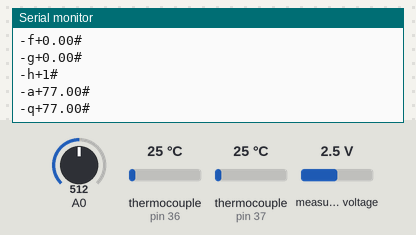
A sketch run on a simulated Arduino Uno, built with avr-gcc and run on an emulated ATmega328P. Parts: the last lines printed to the serial monitor. Inputs (shaded band) come from the test bench; at power-on: thermocouple (sensors on pin 36, pin 37) 25 °C, A0 = 512, measured voltage 2.5 V.

Above: at 2.2 s.
2.3 s: thermocouple (sensor on pin 36) set to 35 °C
At 2.8 s:
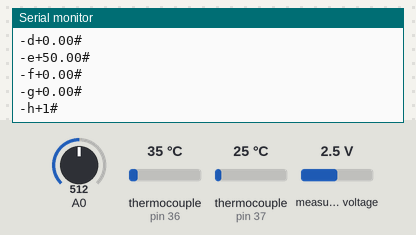
3.8 s: thermocouple (sensor on pin 36) set to 42 °C
At 4.5 s:
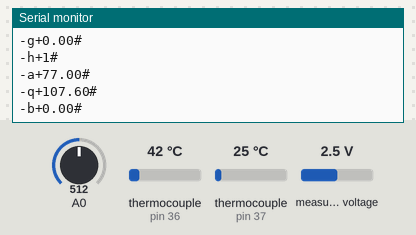
Timing chart, 0 to 6.8 s (numbered marks = the images above; inputs shaded):
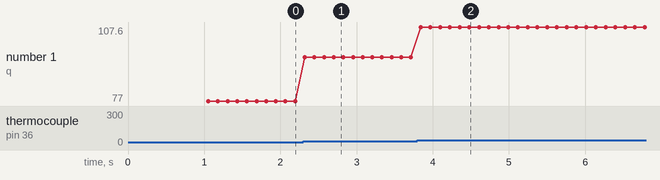

The sketch:

transmitter.ino
```cpp
#include <stdlib.h>
#include <SoftwareSerial.h> // needed for GPS and Radio
#include <Adafruit_GPS.h> // needed for GPS
#include <SPI.h>
#include "Adafruit_MAX31855.h"

#include <Wire.h>
#include "Adafruit_ADS1015.h"

Adafruit_ADS1015 ads1015(0x48);
Adafruit_ADS1115 ads1115(0x49);
Adafruit_ADS1115 ads1215(0x4A);

#define MAXDO0   35
#define MAXCS0   37
#define MAXCLK0  39
#define MAXDO1   34
#define MAXCS1   36
#define MAXCLK1  38
Adafruit_MAX31855 thermocouple1(MAXCLK0, MAXCS0, MAXDO0);
Adafruit_MAX31855 thermocouple2(MAXCLK1, MAXCS1, MAXDO1);


////// Radio //////
SoftwareSerial xbee(2,3); // RX, TX
int pingPong = 1;

////// GPS //////
SoftwareSerial mySerial(6, 5); // TX,RX
Adafruit_GPS GPS(&mySerial);
#define GPSECHO true
boolean usingInterrupt(boolean);
int counter = 0;

void setup() {
  // put your setup code here, to run once:
  Serial.begin(9600);

  Serial.println("Testing TX/RX with Live GPS data!");
  Serial.println();

  xbee.begin(9600);
  GPS.begin(9600);
  GPS.sendCommand(PMTK_SET_NMEA_OUTPUT_RMCGGA);
  GPS.sendCommand(PMTK_SET_NMEA_UPDATE_1HZ);
  GPS.sendCommand(PGCMD_ANTENNA);
  delay(1000);
  mySerial.println(PMTK_Q_RELEASE);

  ads1015.begin();
  ads1115.begin();
  ads1215.begin();
}

void loop() {
  // put your main code here, to run repeatedly:

  delay(10);

  //int16_t adc00, adc01, adc02, adc03;
  //int16_t adc10, adc11, adc12, adc13;
  //int16_t adc20, adc21, adc22, adc23;
  double adc00 = int(ads1015.readADC_SingleEnded(0)/16.5);
  double adc10 = int(ads1115.readADC_SingleEnded(0)/264.0);
  double adc20 = int(ads1215.readADC_SingleEnded(0)/264.0);

  double c0 = thermocouple1.readCelsius();
  double f0 = (9.0/5.0)*c0+32.0;
  String sender1 = "-a+" + String(f0, 2) + "#";
  xbee.println(sender1);
  Serial.println(sender1);

  double c1 = thermocouple2.readCelsius();
  double f1 = (9.0/5.0)*c1+32.0;
  String sender11 = "-q+" + String(f1, 2) + "#";
  xbee.println(sender11);
  Serial.println(sender11);

  double lat = GPS.latitudeDegrees;
  String sender2 = "-b+" + String(lat, 2) + "#";
  xbee.println(sender2);
  Serial.println(sender2);

  double lon = GPS.longitudeDegrees;
  String sender3 = "-c+" + String(lon, 2) + "#";
  xbee.println(sender3);
  Serial.println(sender3);

  double speedy = 1.15078*GPS.speed;
  String sender4 = "-d+" + String(speedy,2) + "#";
  xbee.println(sender4);
  Serial.println(sender4);

  String sender5 = "-e+" + String(adc00,2) + "#";
  xbee.println(sender5);
  Serial.println(sender5);

  String sender6 = "-f+" + String(adc10,2) + "#";
  xbee.println(sender6);
  Serial.println(sender6);

  String sender7 = "-g+" + String(adc20,2) + "#";
  xbee.println(sender7);
  Serial.println(sender7);

  int switchValue = analogRead(A0);
  String sender8 = "";
  if(switchValue > 60)
     sender8 = "-h+1#";
  else sender8 = "-h+0#";
  xbee.println(sender8);
  Serial.println(sender8);


}
```

Measured:
- the behaviour switches between 37 and 38 °C on thermocouple (sensor on pin 36) (found by bisection; images 1 and 2)
- after the input at 2.3 s, the serial monitor: prints a new line at once (image 1)
- after the input at 3.8 s, the serial monitor: prints a new line at once (image 2)
- plotted number 1: 77 → 95 after the input at 2.3 s, 95 → 107.6 after the input at 3.8 s
